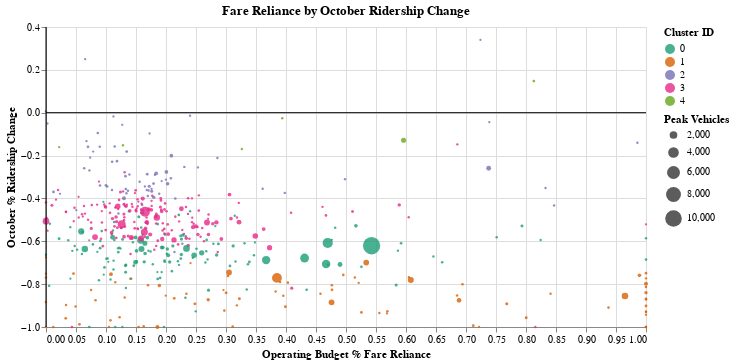

Vega-Lite specification stored for this chart:
### Vega-Lite specification from a JSON file in a GitHub repository (floating-point values rounded to 4 significant figures; data arrays with more than 128 entries replaced by an {"elided": "..."} marker saying what was removed)
{"config": {"view": {"continuousWidth": 400, "continuousHeight": 300}}, "layer": [{"data": {"name": "data-d6d33bcf20e86809a9847d2cb635bedb"}, "mark": "circle", "encoding": {"color": {"type": "nominal", "field": "label", "scale": {"scheme": "dark2"}, "title": "Cluster ID"}, "opacity": {"condition": {"value": 0.8, "selection": "selector036"}, "value": 0.2}, "size": {"type": "quantitative", "field": "peak_vehicles", "scale": {"clamp": true, "domain": [3, 10885], "range": [5, 300]}, "title": "Peak Vehicles"}, "tooltip": [{"type": "nominal", "field": "agency"}, {"type": "nominal", "field": "metro_area"}, {"type": "nominal", "field": "Cluster"}, {"type": "quantitative", "field": "april_pct_change"}, {"type": "quantitative", "field": "july_pct_change"}, {"type": "quantitative", "field": "oct_pct_change"}, {"type": "quantitative", "field": "OCT19"}, {"type": "quantitative", "field": "OCT20"}, {"type": "quantitative", "field": "peak_vehicles"}], "x": {"type": "quantitative", "field": "pct_fare", "title": "Operating Budget % Fare Reliance"}, "y": {"type": "quantitative", "field": "oct_pct_change", "title": "October % Ridership Change"}}, "height": 300, "selection": {"selector036": {"type": "multi", "fields": ["label"], "bind": "legend"}}, "title": "Fare Reliance by October Ridership Change", "width": 600}, {"data": {"name": "data-9c00aa9dc2b1c1a0b4bf9b34ead12925"}, "mark": "rule", "encoding": {"x": {"type": "quantitative", "field": "x"}}}, {"data": {"name": "data-06fd9f850666401b4599de5588b60692"}, "mark": "rule", "encoding": {"y": {"type": "quantitative", "field": "y"}}}], "$schema": "https://vega.github.io/schema/vega-lite/v4.8.1.json", "datasets": {"data-d6d33bcf20e86809a9847d2cb635bedb": {"elided": "480 records"}, "data-9c00aa9dc2b1c1a0b4bf9b34ead12925": [{"x": 0}], "data-06fd9f850666401b4599de5588b60692": [{"y": 0}]}}
